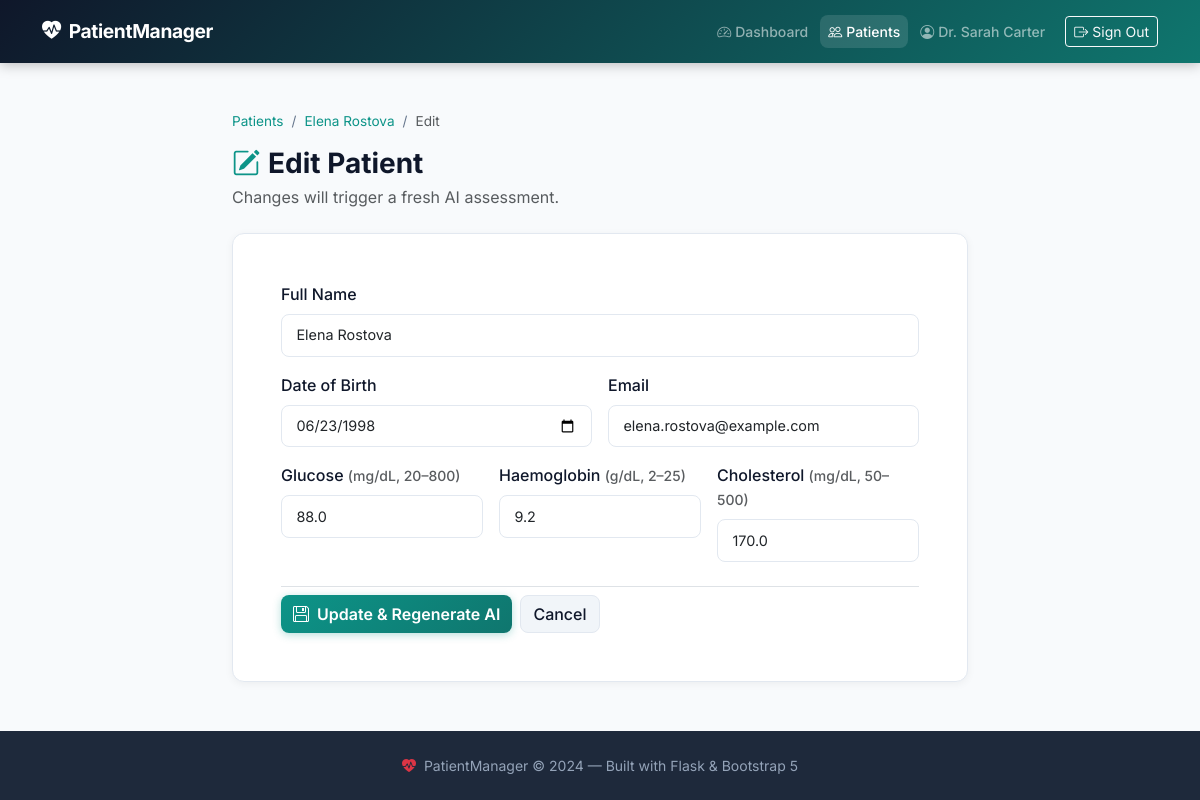
The app's page /patients/2/edit (signed in) with its own data.
### models.py (models this page shows, shortened)
class User(UserMixin, db.Model):
    __tablename__ = "users"
    id = db.Column(db.Integer, primary_key=True)
    full_name = db.Column(db.String(100), nullable=False)
    email = db.Column(db.String(255), unique=True, nullable=False, index=True)
    password_hash = db.Column(db.String(256), nullable=False)
    created_at = db.Column(db.DateTime, default=datetime.utcnow, nullable=False)
    patients = db.relationship(
        "Patient",
        backref="owner",
        lazy="dynamic",
        cascade="all, delete-orphan",
    )

class Patient(db.Model):
    __tablename__ = "patients"
    id = db.Column(db.Integer, primary_key=True)
    user_id = db.Column(
        db.Integer, db.ForeignKey("users.id", ondelete="CASCADE"), nullable=False, index=True
    )
    full_name = db.Column(db.String(100), nullable=False)
    date_of_birth = db.Column(db.Date, nullable=False)
    email = db.Column(db.String(255), nullable=False)
    glucose = db.Column(db.Float, nullable=False)        # mg/dL
    haemoglobin = db.Column(db.Float, nullable=False)    # g/dL
    cholesterol = db.Column(db.Float, nullable=False)    # mg/dL
    remarks = db.Column(db.Text, nullable=True)
    created_at = db.Column(db.DateTime, default=datetime.utcnow, nullable=False)
    updated_at = db.Column(
        db.DateTime,
        default=datetime.utcnow,
        onupdate=datetime.utcnow,
        nullable=False,
    )

### routes/patients.py (the view, shortened to what this page needs)
@patients_bp.route("/<int:patient_id>/edit", methods=["GET", "POST"])
@login_required
def edit_patient(patient_id: int):
    patient = _get_patient_or_404(patient_id)
    form = PatientForm(obj=patient)
    return render_template("patients/edit.html", form=form, patient=patient)

### forms.py
class PatientForm(FlaskForm):
    full_name = StringField(
        "Full Name",
        validators=[DataRequired(), Length(min=2, max=100)],
    )
    date_of_birth = DateField(
        "Date of Birth",
        validators=[InputRequired(message="Date of birth is required."), _dob_after_1900, _dob_not_future],
        format="%Y-%m-%d",
    )
    email = EmailField(
        "Email",
        validators=[DataRequired(), Email(), Length(max=255)],
    )
    glucose = FloatField(
        "Glucose (mg/dL)",
        validators=[InputRequired(message="Glucose is required."), NumberRange(min=20, max=800, message="Glucose must be between 20 and 800 mg/dL.")],
    )
    haemoglobin = FloatField(
        "Haemoglobin (g/dL)",
        validators=[InputRequired(message="Haemoglobin is required."), NumberRange(min=2, max=25, message="Haemoglobin must be between 2 and 25 g/dL.")],
    )
    cholesterol = FloatField(
        "Cholesterol (mg/dL)",
        validators=[InputRequired(message="Cholesterol is required."), NumberRange(min=50, max=500, message="Cholesterol must be between 50 and 500 mg/dL.")],
    )
    submit = SubmitField("Save Patient")

### models.py (called while the page is built)
@login_manager.user_loader
def load_user(user_id: str):
    return db.session.get(User, int(user_id))

### routes/patients.py (called while the page is built)
def _get_patient_or_404(patient_id: int) -> Patient:
    patient = db.session.get(Patient, patient_id)
    if not patient or patient.user_id != current_user.id:
        abort(404)
    return patient

### templates/patients/edit.html (shortened to what this page needs)
{% extends "base.html" %}
{% block content %}
<div class="container py-4">
  <div class="row justify-content-center">
    <div class="col-lg-8">
      <nav aria-label="breadcrumb" class="mb-3">
        <ol class="breadcrumb pm-breadcrumb">
          <li class="breadcrumb-item"><a href="{{ url_for('patients.list_patients') }}">Patients</a></li>
          <li class="breadcrumb-item">
            <a href="{{ url_for('patients.detail', patient_id=patient.id) }}">{{ patient.full_name }}</a>
          </li>
          <li class="breadcrumb-item active">Edit</li>
        </ol>
      </nav>
      <div class="mb-4">
        <h1 class="h3 fw-bold mb-1">
          <i class="bi bi-pencil-square pm-teal me-2"></i>Edit Patient
        </h1>
        <p class="text-muted">Changes will trigger a fresh AI assessment.</p>
      </div>
      <div class="pm-card p-4 p-md-5">
        <form method="POST" action="{{ url_for('patients.edit_patient', patient_id=patient.id) }}"
              novalidate id="patientForm" class="needs-validation">
          {% include "patients/_form_fields.html" %}
          <div class="d-flex gap-2 mt-4 pt-2 border-top">
            <button type="submit" class="btn pm-btn-primary pm-submit-btn" id="editPatientSubmit">
              <span class="pm-btn-text">
                <i class="bi bi-floppy me-2"></i>Update & Regenerate AI
              </span>
            </button>
            <a href="{{ url_for('patients.detail', patient_id=patient.id) }}"
               class="btn pm-btn-secondary">Cancel</a>
          </div>
        </form>
      </div>
    </div>
  </div>
</div>
{% endblock %}

### templates/base.html (shortened to what this page needs)
<!DOCTYPE html>
<html lang="en">
<head>
  <link rel="stylesheet"
        href="https://cdn.jsdelivr.net/npm/bootstrap@5.3.2/dist/css/bootstrap.min.css"
 />
  <link rel="stylesheet"
        href="https://cdn.jsdelivr.net/npm/bootstrap-icons@1.11.3/font/bootstrap-icons.min.css" />
  <link rel="stylesheet" href="{{ url_for('static', filename='css/style.css') }}" />
</head>
<body>
<nav class="navbar navbar-expand-lg navbar-dark pm-navbar sticky-top">
  <div class="container">
    <a class="navbar-brand fw-bold" href="{{ url_for('main.landing') }}">
      <i class="bi bi-heart-pulse-fill me-2"></i>PatientManager
    </a>
    <div class="collapse navbar-collapse" id="mainNav">
      <ul class="navbar-nav ms-auto align-items-lg-center gap-lg-1">
        {% if current_user.is_authenticated %}
          <li class="nav-item">
            <a class="nav-link {% if request.endpoint == 'main.dashboard' %}active{% endif %}"
               href="{{ url_for('main.dashboard') }}">
              <i class="bi bi-speedometer2 me-1"></i>Dashboard
            </a>
          </li>
          <li class="nav-item">
            <a class="nav-link {% if request.blueprint == 'patients' %}active{% endif %}"
               href="{{ url_for('patients.list_patients') }}">
              <i class="bi bi-people me-1"></i>Patients
            </a>
          </li>
          <li class="nav-item">
            <a class="nav-link {% if request.endpoint == 'main.account' %}active{% endif %}"
               href="{{ url_for('main.account') }}">
              <i class="bi bi-person-circle me-1"></i>{{ current_user.full_name }}
            </a>
          </li>
          <li class="nav-item">
            <form action="{{ url_for('auth.logout') }}" method="get">
              <button type="submit" class="btn btn-outline-light btn-sm ms-lg-2">
                <i class="bi bi-box-arrow-right me-1"></i>Sign Out
              </button>
            </form>
          </li>
        {% endif %}
      </ul>
    </div>
  </div>
</nav>
<main class="py-4">
  {% block content %}{% endblock %}
</main>
<footer class="pm-footer py-4 mt-auto">
  <div class="container text-center">
    <p class="mb-0 small">
      <i class="bi bi-heart-pulse-fill text-danger me-1"></i>
      PatientManager &copy; {{ 2024 }} — Built with Flask &amp; Bootstrap 5
    </p>
  </div>
</footer>
</body>
</html>

### templates/patients/_form_fields.html (shortened to what this page needs)
<div class="row g-3">
  <div class="col-12">
    {{ form.full_name.label(class="form-label fw-medium") }}
    {{ form.full_name(class="form-control pm-input" + (" is-invalid" if form.full_name.errors else ""),
       id="full_name", minlength="2", maxlength="100", required=True,
       placeholder="e.g. John Smith") }}
  </div>
  <div class="col-md-6">
    {{ form.date_of_birth.label(class="form-label fw-medium") }}
    {{ form.date_of_birth(class="form-control pm-input" + (" is-invalid" if form.date_of_birth.errors else ""),
       id="date_of_birth", required=True,
       min="1900-01-02",
       max=today) }}
  </div>
  <div class="col-md-6">
    {{ form.email.label(class="form-label fw-medium") }}
    {{ form.email(class="form-control pm-input" + (" is-invalid" if form.email.errors else ""),
       id="patient_email", maxlength="255", required=True,
       placeholder="patient@example.com") }}
  </div>
  <div class="col-md-4">
    <label class="form-label fw-medium" for="glucose">
      Glucose <small class="text-muted">(mg/dL, 20–800)</small>
    </label>
    {{ form.glucose(class="form-control pm-input" + (" is-invalid" if form.glucose.errors else ""),
       id="glucose", required=True,
       min="20", max="800", step="0.1",
       placeholder="e.g. 95.0") }}
  </div>
  <div class="col-md-4">
    <label class="form-label fw-medium" for="haemoglobin">
      Haemoglobin <small class="text-muted">(g/dL, 2–25)</small>
    </label>
    {{ form.haemoglobin(class="form-control pm-input" + (" is-invalid" if form.haemoglobin.errors else ""),
       id="haemoglobin", required=True,
       min="2", max="25", step="0.1",
       placeholder="e.g. 13.5") }}
  </div>
  <div class="col-md-4">
    <label class="form-label fw-medium" for="cholesterol">
      Cholesterol <small class="text-muted">(mg/dL, 50–500)</small>
    </label>
    {{ form.cholesterol(class="form-control pm-input" + (" is-invalid" if form.cholesterol.errors else ""),
       id="cholesterol", required=True,
       min="50", max="500", step="0.1",
       placeholder="e.g. 180.0") }}
  </div>
</div>

### static/css/style.css (style rules this page uses)
:root { --pm-teal: #0d9488; --pm-teal-light: #14b8a6; --pm-teal-dark: #0f766e; --pm-blue: #1d4ed8; --pm-blue-light: #3b82f6; --pm-navy: #0f172a; --pm-slate: #1e293b; --pm-surface: #ffffff; --pm-bg: #f8fafc; --pm-border: #e2e8f0; --pm-text: #0f172a; --pm-muted: #64748b; --pm-radius: 0.75rem; --pm-radius-sm: 0.5rem; --pm-shadow: 0 4px 24px rgba(0,0,0,.08); --pm-shadow-sm: 0 2px 8px rgba(0,0,0,.05); --pm-transition: all 0.2s ease; }
*, *::before, *::after { box-sizing: border-box; }
body { font-family: 'Inter', system-ui, -apple-system, sans-serif; background-color: var(--pm-bg); color: var(--pm-text); min-height: 100vh; display: flex; flex-direction: column; }
main { flex: 1; }
.pm-teal { color: var(--pm-teal) !important; }
.pm-navbar { background: linear-gradient(135deg, var(--pm-navy) 0%, var(--pm-teal-dark) 100%); box-shadow: 0 2px 12px rgba(0,0,0,.25); padding-top: .75rem; padding-bottom: .75rem; }
.pm-navbar .navbar-brand { font-size: 1.2rem; letter-spacing: -.02em; }
.pm-navbar .nav-link { font-weight: 500; font-size: .875rem; padding: .4rem .75rem; border-radius: var(--pm-radius-sm); transition: var(--pm-transition); }
.pm-navbar .nav-link:hover, .pm-navbar .nav-link.active { background: rgba(255,255,255,.12); }
.pm-card { background: var(--pm-surface); border-radius: var(--pm-radius); border: 1px solid var(--pm-border); box-shadow: var(--pm-shadow-sm); transition: var(--pm-transition); }
.pm-btn-primary { background: linear-gradient(135deg, var(--pm-teal), var(--pm-teal-dark)); border: none; color: #fff; font-weight: 600; border-radius: var(--pm-radius-sm); transition: var(--pm-transition); box-shadow: 0 2px 8px rgba(13,148,136,.3); }
.pm-btn-secondary { background: #f1f5f9; border: 1px solid var(--pm-border); color: var(--pm-text); font-weight: 500; border-radius: var(--pm-radius-sm); transition: var(--pm-transition); }
.pm-input { border: 1.5px solid var(--pm-border); border-radius: var(--pm-radius-sm); padding: .6rem .9rem; transition: var(--pm-transition); font-size: .9rem; }
.pm-breadcrumb { font-size: .85rem; }
.pm-breadcrumb .breadcrumb-item + .breadcrumb-item::before { color: var(--pm-muted); }
.pm-breadcrumb a { color: var(--pm-teal); text-decoration: none; }
.pm-footer { background: var(--pm-slate); color: #94a3b8; margin-top: auto; }
.pm-submit-btn { position: relative; min-width: 160px; }
.pm-card, .pm-auth-card, .pm-stat-card { animation: fadeInUp .3s ease both; }

### records on screen
User: full_name "Dr. Sarah Carter"
Patient: full_name "Elena Rostova", date_of_birth "06/23/1998", email "elena.rostova@example.com", glucose "88.0", haemoglobin "9.2", cholesterol "170.0"

### other values on screen
{{ 2024 }} "2024"
